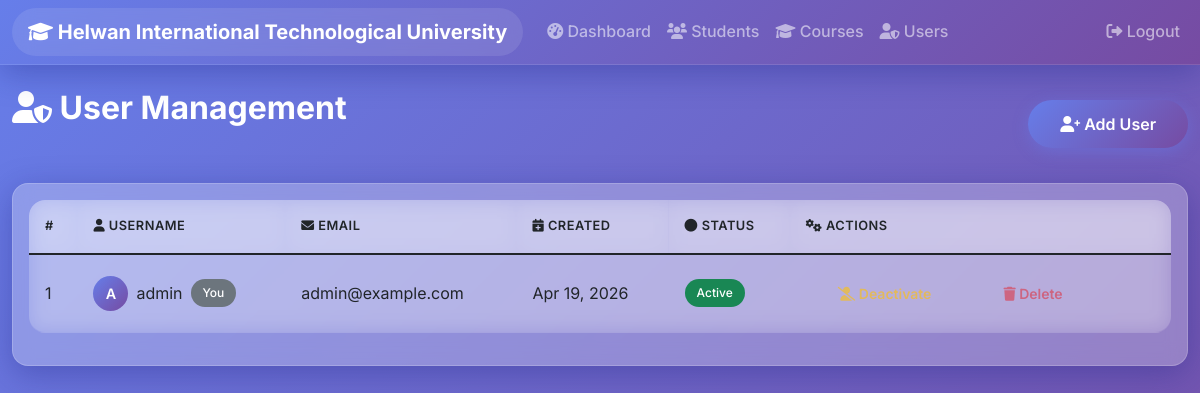
Page /users (signed in) on the earlier database version.
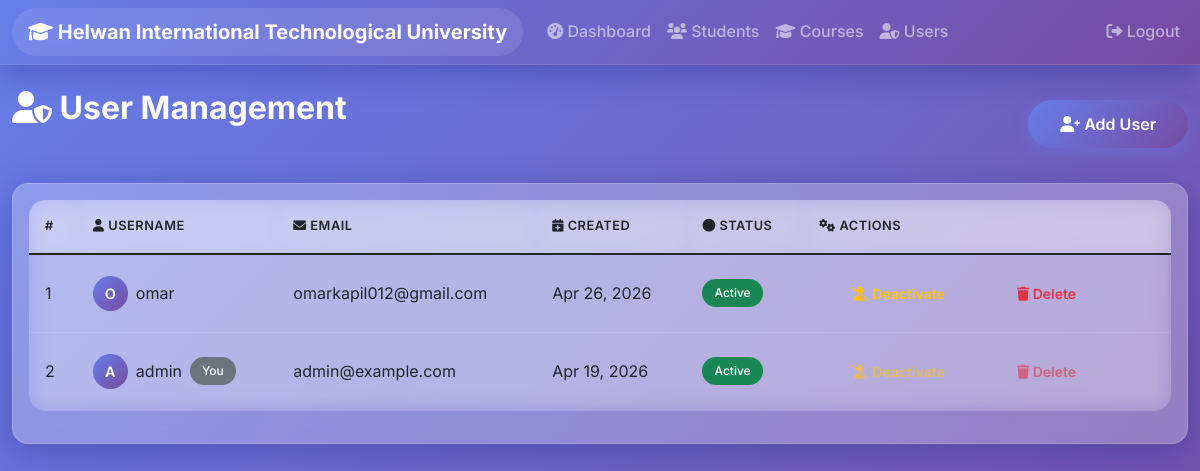
Same page on the later database version.
### models/__init__.py (models this page shows, shortened)
class User(db.Model, UserMixin):
    id            = db.Column(db.Integer, primary_key=True)
    username      = db.Column(db.String(150), unique=True, nullable=False)
    email         = db.Column(db.String(150), unique=True, nullable=False)
    password      = db.Column(db.String(300), nullable=False)   # scrypt hash
    date_created  = db.Column(db.DateTime, default=datetime.utcnow)
    is_active     = db.Column(db.Boolean, default=True, nullable=False)
    failed_logins = db.Column(db.Integer, default=0, nullable=False)
    locked_until  = db.Column(db.DateTime, nullable=True)

### routes/users.py (the view)
@users_bp.route('/users')
@login_required
def list_users():
    users = User.query.order_by(User.date_created.desc()).all()
    return render_template('users.html', users=users)

### app.py (called while the page is built)
@login_manager.user_loader
def load_user(user_id):
    return db.session.get(User, int(user_id))

### templates/users.html (shortened to what the changed rows need)
{% extends "base.html" %}
{% block content %}
<div class="row">
    <div class="col-md-12">
        <div class="d-flex justify-content-between align-items-center">
            <h2><i class="fas fa-user-shield"></i> User Management</h2>
        </div>
    </div>
</div>
<div class="row mt-4">
    <div class="col-md-12">
        <div class="card">
            <div class="card-body">
                {% if users %}
                <div class="table-responsive">
                    <table class="table table-hover">
                        <thead>
                            <tr>
                                <th>#</th>
                                <th><i class="fas fa-user"></i> Username</th>
                                <th><i class="fas fa-envelope"></i> Email</th>
                                <th><i class="fas fa-calendar-plus"></i> Created</th>
                                <th><i class="fas fa-circle"></i> Status</th>
                                <th><i class="fas fa-cogs"></i> Actions</th>
                            </tr>
                        </thead>
                        <tbody>
                            {% for user in users %}
                            <tr>
                                <td>{{ loop.index }}</td>
                                <td>
                                    <div class="d-flex align-items-center">
                                        <div class="avatar-circle me-2">{{ user.username[0].upper() }}</div>
                                        {{ user.username }}
                                        {% if user.id == current_user.id %}
                                            <span class="badge bg-secondary ms-2">You</span>
                                        {% endif %}
                                    </div>
                                </td>
                                <td>{{ user.email }}</td>
                                <td>{{ user.date_created.strftime('%b %d, %Y') }}</td>
                                <td>
                                    {% if user.is_active %}
                                        <span class="badge bg-success">Active</span>
                                    {% else %}
                                        <span class="badge bg-danger">Inactive</span>
                                    {% endif %}
                                </td>
                                <td>
                                    <div class="d-flex gap-2">
                                        <form method="POST" action="{{ url_for('users.toggle_user', id=user.id) }}" style="display:inline;">
                                            <button type="submit"
                                                    class="btn btn-sm {{ 'btn-outline-warning' if user.is_active else 'btn-outline-success' }}"
                                                    {% if user.id == current_user.id %}disabled title="Cannot change your own status"{% endif %}>
                                                {% if user.is_active %}
                                                    <i class="fas fa-user-slash"></i> Deactivate
                                                {% else %}
                                                    <i class="fas fa-user-check"></i> Activate
                                                {% endif %}
                                            </button>
                                        </form>
                                        <button type="button"
                                                class="btn btn-sm btn-outline-danger"
                                                {% if user.id == current_user.id %}
                                                    disabled title="Cannot delete your own account"
                                                {% else %}
                                                    onclick="confirmDelete('/users/delete/{{ user.id }}', '{{ user.username | replace("'", "\\'") }}')"
                                                    title="Delete user"
                                                {% endif %}>
                                            <i class="fas fa-trash"></i> Delete
                                        </button>
                                    </div>
                                </td>
                            </tr>
                            {% endfor %}
                        </tbody>
                    </table>
                </div>
                {% else %}
                <div class="text-center py-5 text-muted">
                    <i class="fas fa-users fa-3x mb-3"></i>
                    <p>No users found. <a href="{{ url_for('users.add_user') }}">Add the first user</a>.</p>
                </div>
                {% endif %}
            </div>
        </div>
    </div>
</div>
{% endblock %}

Differences in the rows shown:
added User: username "O", username "omar", email "omarkapil012@gmail.com", date_created "Apr 26, 2026", is_active "Active"
